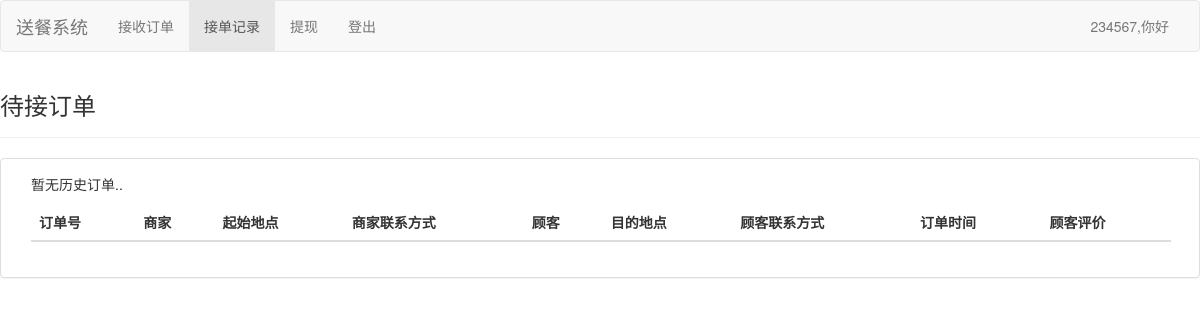
The app's page /DispatcherSystem/history/ (signed in), older data.
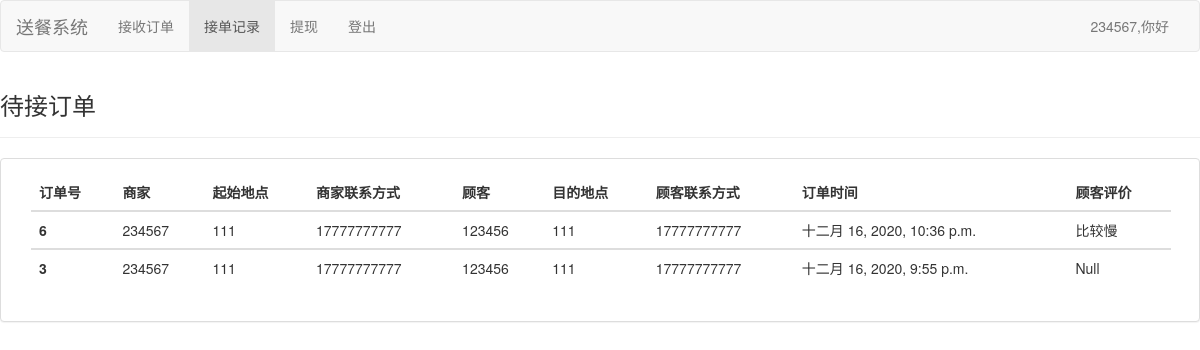
The same page, newer data.
### cmdb/models.py (models this page shows)
class Order(models.Model):
    _choice=[
        ('待支付','顾客已下单，未支付'),
        ('已支付','顾客已下单，已支付'),
        ('制作中','商家已接单'),
        ('配送中','配送员已接餐'),
        ('已完成','顾客已接餐'),
        ('已评价','顾客已接餐'),
    ]
    orderID = models.BigAutoField(primary_key=True,editable=False,verbose_name="订单号")
    createTime = models.DateTimeField(auto_created=True, auto_now=True, auto_now_add=False,verbose_name="生成时间")
    CustomerID = models.ForeignKey(Usr, verbose_name="顾客ID", on_delete=models.SET_NULL,related_name='CustomerID',null=True)
    MerchantID = models.ForeignKey(Usr, verbose_name="商家ID", on_delete=models.SET_NULL,related_name='MerchantID',null=True)
    DispatcherID = models.ForeignKey(Usr, verbose_name="送餐员ID", on_delete=models.SET_NULL,related_name='DispatcherID',null=True)
    itemID = models.ForeignKey(Menu,verbose_name='餐品号',on_delete=models.SET_NULL,null=True)
    stage = models.CharField(choices=_choice,null=False,max_length=20,verbose_name='订单状态')
    commentMerchant = models.TextField(verbose_name="餐品评价")
    commentDispatcher = models.TextField(verbose_name="配送评价")
    class Meta:
        db_table = "Order"
        verbose_name = "订单数据表"
        ordering = ['-orderID']
    pass

class Usr(models.Model):
    _stage=[
        ('Customer','顾客'),
        ('Merchant','商家'),
        ('Dispacher','送餐员'),
    ]
    ID = models.CharField(primary_key=True,max_length=20,verbose_name="账号")
    password = models.CharField(null=False,max_length=20,verbose_name="密码")
    location = models.CharField(max_length=50,verbose_name="地址")
    phoneNumber = models.CharField(max_length=50,verbose_name="电话号码")
    email = models.EmailField(verbose_name="邮箱")
    stage = models.CharField(choices=_stage,max_length=20,verbose_name="身份")
    lastLoginTime = models.DateTimeField(auto_now_add=True,blank=False,editable=False,verbose_name="最后登录时间")
    class Meta:
        db_table = "Usr"
        verbose_name = "用户数据表"
        ordering = ['-lastLoginTime']
    pass

### DispatcherSystem/views.py (the view)
# urls.py: path('history/',views.orderHistory_view),# 查看历史接单页面
def orderHistory_view(request):
    orders = Order.objects.filter(stage="已完成")
    return render(request, "D/history_view.html",{'orders':orders,'user_id':request.session['user_id']})

### Templates/D/history_view.html
{% extends '../main.html' %} {% block title %} 送餐员首页 {% endblock title %}{% block brand %}
<a class="navbar-brand" href="/DispatcherSystem/">送餐系统</a> {% endblock brand %} {% block navigate %}
<li><a href="/DispatcherSystem/">接收订单</a></li>
<li class="active"><a href="/DispatcherSystem/">接单记录 <span class="sr-only">(current)</span></a></li>
<li><a href="/DispatcherSystem/">提现</a></li>
{% endblock navigate %} {% block tableName %}待接订单 {% endblock tableName %} {% block tableBody %}
<table class="table">
    <thead>
        <tr>
            <th scope="col">订单号</th>
            <th scope="col">商家</th>
            <th scope="col">起始地点</th>
            <th scope="col">商家联系方式</th>
            <th scope="col">顾客</th>
            <th scope="col">目的地点</th>
            <th scope="col">顾客联系方式</th>
            <th scope="col">订单时间</th>
            <th scope="col">顾客评价</th>
        </tr>
    </thead>
    <tbody>
        {% for order in orders %}
        <tr>
            <th scope="row">{{order.orderID|default:"Null"}}</th>
            <td>{{order.MerchantID.ID|default:"Null"}}</td>
            <td>{{order.MerchantID.location|default:"Null"}}</td>
            <td>{{order.MerchantID.phoneNumber|default:"Null"}}</td>
            <td>{{order.CustomerID.ID|default:"Null"}}</td>
            <td>{{order.CustomerID.location|default:"Null"}}</td>
            <td>{{order.CustomerID.phoneNumber|default:"Null"}}</td>
            <td>{{order.createTime|default:"Null"}}</td>
            <td>{{order.commentDispatcher|default:"Null"}}</td>
        </tr>
    </tbody>
    {% empty %}
    <p>暂无历史订单..</p>
    {% endfor %} {% endblock tableBody %}

Row changes from the older to the newer data that the page shows:
now on this page (row edited): Order: orderID "6", MerchantID.ID "234567", MerchantID.location "111", MerchantID.phoneNumber "17777777777", CustomerID.ID "123456", CustomerID.location "111", CustomerID.phoneNumber "17777777777", createTime "十二月 16, 2020, 10:36 p.m.", commentDispatcher "比较慢"
now on this page (row edited): Order: orderID "3", MerchantID.ID "234567", MerchantID.location "111", MerchantID.phoneNumber "17777777777", CustomerID.ID "123456", CustomerID.location "111", CustomerID.phoneNumber "17777777777", createTime "十二月 16, 2020, 9:55 p.m.", commentDispatcher "Null"
Text that changed along with them:
text no longer shown: "暂无历史订单.."
